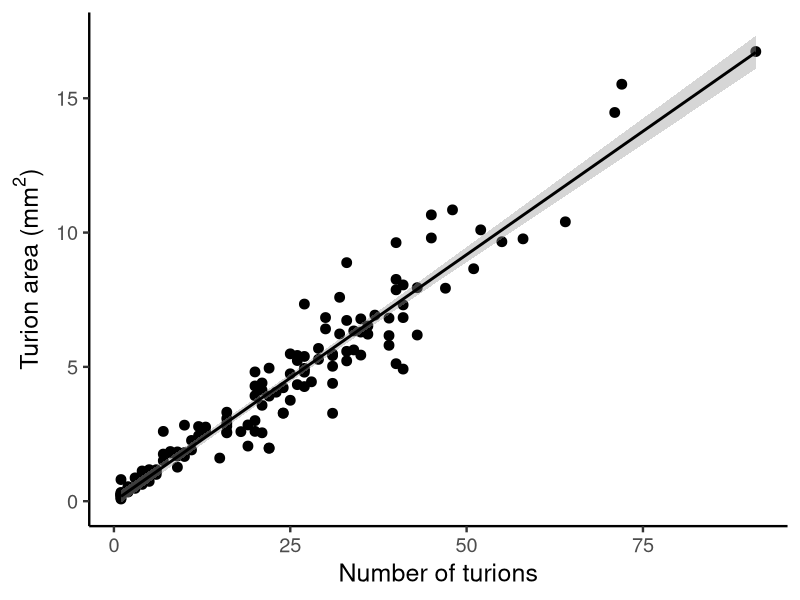
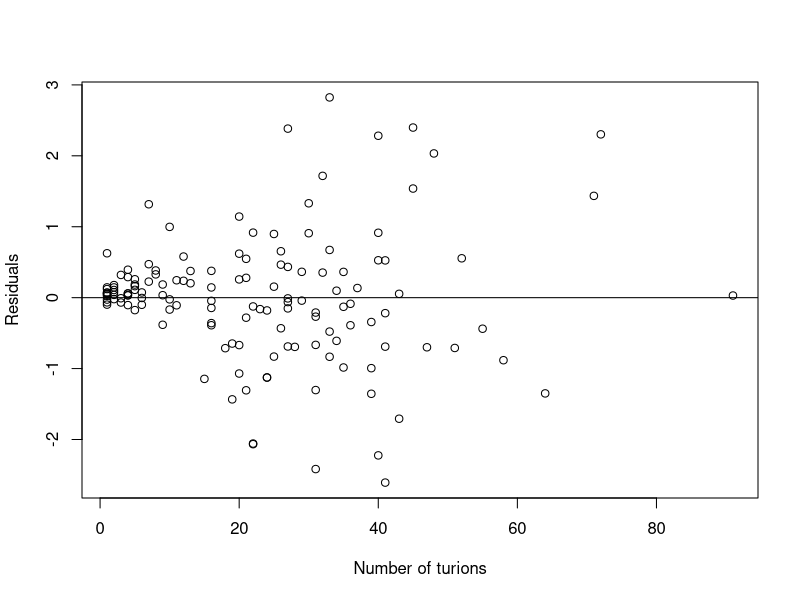
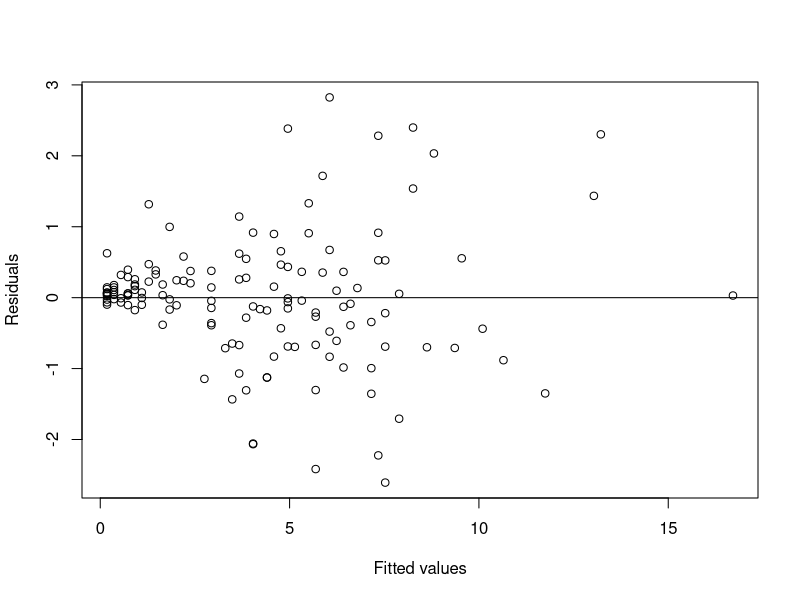
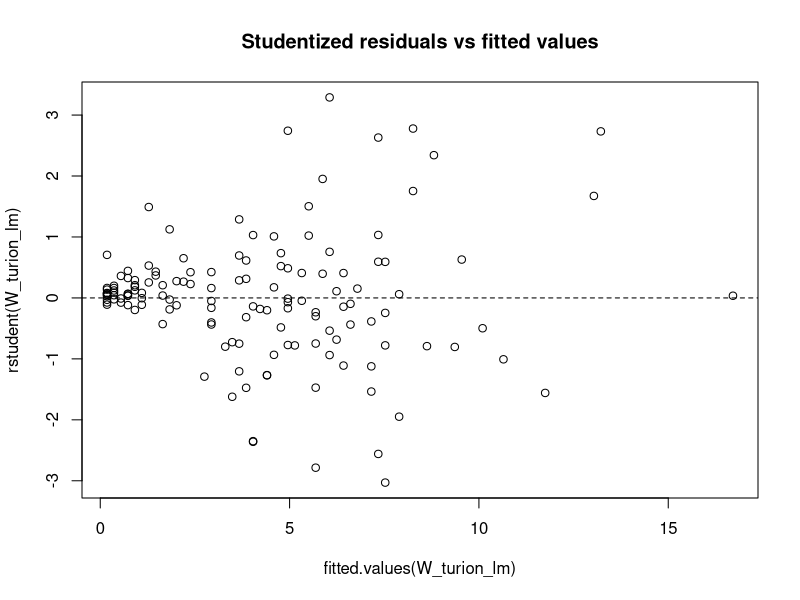
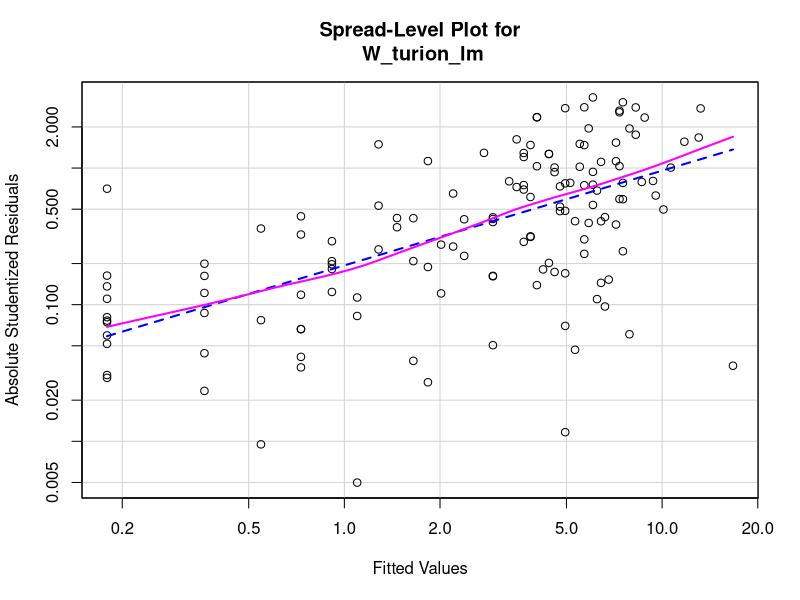
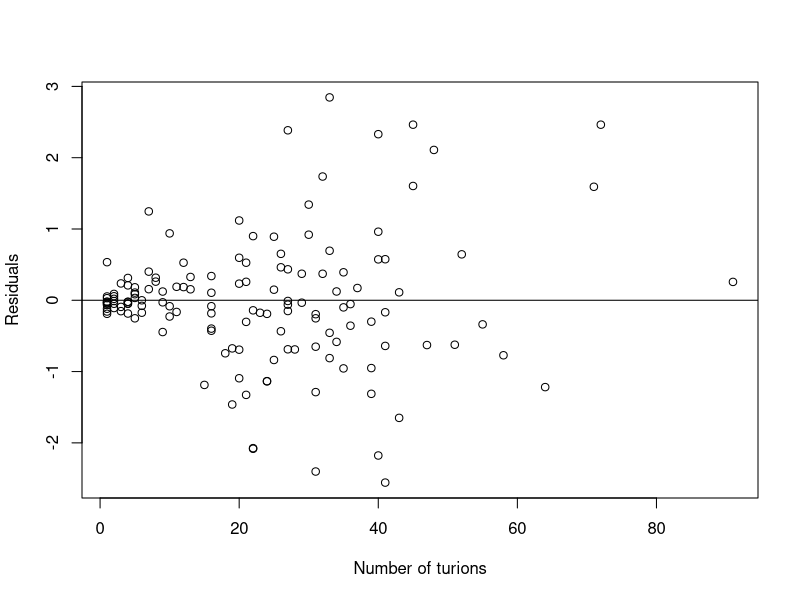
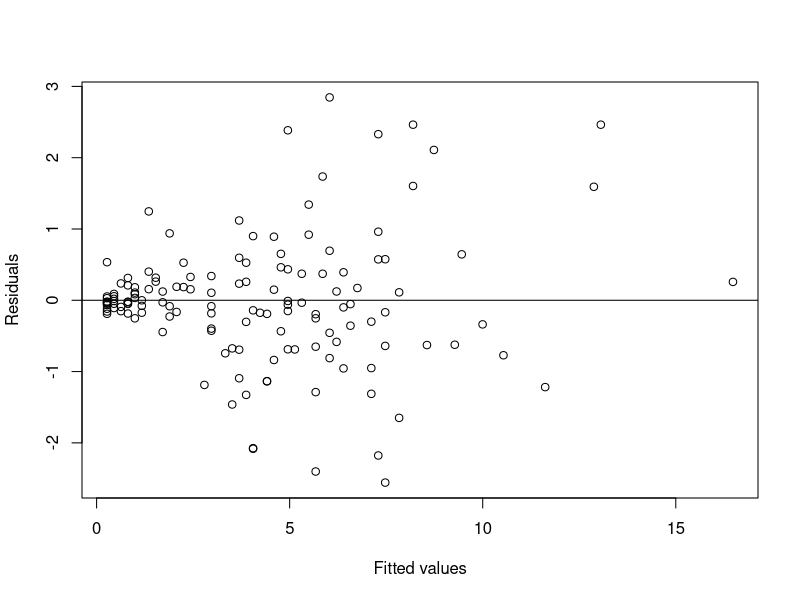
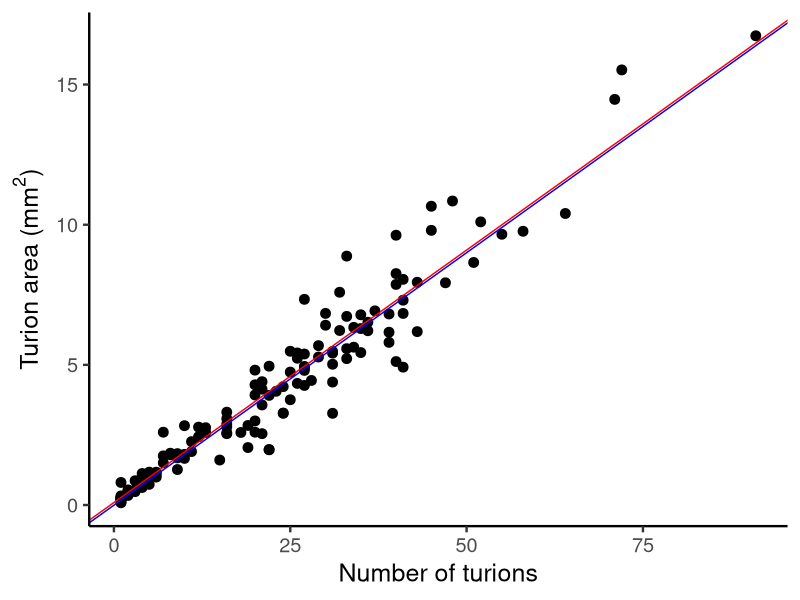

Source code (R) for these figures, in order: (Note: this script raises an error after producing the figures.)
############################################
# Turion # to Turion area                  #
# Conversion                               #
# Data from Fall 2012 Stoichiometry exp.   #
############################################
library(plyr)
library(ggplot2)

# import data 
data_turion_area <- read.csv("turion_area-FOR_CONVERSION_ONLY.csv")
head(data_turion_area)

# add a new variable that combines plate and well to use as an ID 
data_turion_area$id <- paste(data_turion_area$plate,data_turion_area$row,data_turion_area$col,sep="")

# reshape the data 
a <- reshape(data_turion_area, 
             idvar="id",
             varying = c("turion_area5","turion_area7","turion_area10","turion_area12"),
             times = c(5,7,10,12),
             timevar = "day",
             v.names = "turion_AREA",
             direction = "long")

b <- reshape(data_turion_area, 
             idvar="id",
             varying = c("turions5","turions7","turions10","turions12"),
             times = c(5,7,10,12),
             timevar = "day",
             v.names = "turion_NUMB",
             direction = "long")

# remove un-needed variables 
a[9:28] <- list(NULL)
b[9:28] <- list(NULL)

# merge 
data_turion_area_long <- merge(a,b)

# clean-up
row.names(data_turion_area_long) <- seq(nrow(data_turion_area_long)) # Re-name the rows so they're not so ugly

# check it out 
head(data_turion_area_long)

# Remove any cases that are 0,0
wolffia_data <- subset(data_turion_area_long, data_turion_area_long$species=="W")
wolffia_data <- subset(wolffia_data, wolffia_data$turion_NUMB > 0)
wolffia_data


###########
# Wolffia #
# OLS     #
###########
turion_area_WB <- ggplot(wolffia_data, aes(x=turion_NUMB,y=turion_AREA))
turion_area_WB <- turion_area_WB + geom_point(size=3)
#turion_area_WB <- turion_area_WB + ggtitle("Wolffia brasiliensis")
turion_area_WB <- turion_area_WB + xlab("Number of turions")
turion_area_WB <- turion_area_WB + ylab(expression(paste("Turion area (",mm^2,")",sep="")))
turion_area_WB <- turion_area_WB + theme_classic(base_size=18)
turion_area_WB <- turion_area_WB + geom_smooth(method='lm',colour="black")
turion_area_WB

# get the slope and intercept 
W_turion_lm <- lm(turion_AREA ~ turion_NUMB, data=wolffia_data)
summary(W_turion_lm)
# Intercept: -0.004554
# Slope: 0.183665 
# adj R sq: 0.9265

# test for heterogeneity of variance - Breusch-Pagan Test 
# The Breusch-Pagan test fits a linear regression model to the residuals of a linear regression model
# (by default the same explanatory variables are taken as in the main regression model) and rejects if
# too much of the variance is explained by the additional explanatory variables.
library(lmtest)
bptest(turion_AREA ~ turion_NUMB, data=wolffia_data)

# examine the residuals against the x values 
plot(wolffia_data$turion_NUMB, resid(W_turion_lm), ylab="Residuals", xlab="Number of turions") 
abline(0, 0) 

# examine the residuals against the fitted values of y
plot(W_turion_lm$fitted, resid(W_turion_lm), ylab="Residuals", xlab="Fitted values") 
abline(0, 0) 

plot(fitted.values(W_turion_lm),rstudent(W_turion_lm),main="Studentized residuals vs fitted values")
abline(h=0,lty=2)

library(car)
spreadLevelPlot(W_turion_lm)
# this suggests a power transformation 

##############
# Wolffia    #
# robust SEs #
##############
# http://polisci.msu.edu/jacoby/icpsr/regress3/lectures/week4/14.Heteroskedastic.pdf

library(car)

# hccm = "heterogeneity consistent covariance matrix"
sqrt(diag(hccm(W_turion_lm)))

# the squareroot of the HCCM matrix gives the robust SEs 

# define the robust.se function 
robust.se <- function(model) {
  s <- summary(model)
  wse <- sqrt(diag(hccm(model))) # these are your robust SEs (also called "White standard errors")
  t <- model$coefficients / wse # divide the original coefficients by the robust SE 
  p <- 2*pnorm(-abs(t)) 
  results <- cbind(model$coefficients, wse, t, p)
  dimnames(results) <- dimnames(s$coefficients)
  results
}

# use the robust.se function
robust.se(W_turion_lm)

###########
# Wolffia #
# WLS     #
###########
# get the slope and intercept 
W_turion_lm_weighted <- lm(turion_AREA ~ turion_NUMB, data=wolffia_data, weights=1/(wolffia_data$turion_NUMB^2))
summary(W_turion_lm_weighted)
# Intercept: 0.090386
# Slope: 0.180118
# adj R sq: 0.9452

# examine the residuals against the x values 
plot(wolffia_data$turion_NUMB, resid(W_turion_lm_weighted), ylab="Residuals", xlab="Number of turions") 
abline(0, 0) 

# examine the residuals against the fitted values of y
plot(W_turion_lm_weighted$fitted, resid(W_turion_lm_weighted), ylab="Residuals", xlab="Fitted values") 
abline(0, 0) 

#######################
# plot both OLS & WLS #
#######################
turion_area_WB_2 <- ggplot(wolffia_data, aes(x=turion_NUMB,y=turion_AREA))
turion_area_WB_2 <- turion_area_WB_2 + geom_point(size=3)
turion_area_WB_2 <- turion_area_WB_2 + xlab("Number of turions")
turion_area_WB_2 <- turion_area_WB_2 + ylab(expression(paste("Turion area (",mm^2,")",sep="")))
turion_area_WB_2 <- turion_area_WB_2 + theme_classic(base_size=18)
turion_area_WB_2 <- turion_area_WB_2 + geom_abline(intercept=-0.004554,slope=0.180118,colour="blue") # this is the OLS line 
turion_area_WB_2 <- turion_area_WB_2 + geom_abline(intercept=0.090386,slope=0.180118,colour="red") # this is the WLS line 
turion_area_WB_2

ggsave("turion_numb_to_area - Wolffia - OLS & WLS.jpg",turion_area_WB_2,height=6,width=6)


#############
# Spirodela #
#############
turion_area_SP <- ggplot(subset(data_turion_area_long, data_turion_area_long$species=="S"), aes(x=turion_NUMB,y=turion_AREA))
turion_area_SP <- turion_area_SP + geom_point(size=3)
turion_area_SP <- turion_area_SP + ggtitle("Spirodela polyrhiza")
turion_area_SP <- turion_area_SP + xlab("Number of turions")
turion_area_SP <- turion_area_SP + ylab("Turion area (sq. mm)")
turion_area_SP <- turion_area_SP + theme_bw(base_size=18)
turion_area_SP <- turion_area_SP + geom_smooth(method='lm')
turion_area_SP

# get the subset of spirodela data where theere is a single turion 
single_spirodel_turions <- subset(data_turion_area_long, data_turion_area_long$species=="S" & data_turion_area_long$turion_NUMB==1)
# plot a histogram 
hist(single_spirodel_turions$turion_AREA,xlab="Turion area (sq.mm)")

# frequency distribution for size of single turions
turion_area_SP2 <- ggplot(single_spirodel_turions, aes(x=turion_AREA))
turion_area_SP2 <- turion_area_SP2 + geom_histogram(binwidth=0.5,colour="black",fill="grey")
turion_area_SP2 <- turion_area_SP2 + ylab("Frequency")
turion_area_SP2 <- turion_area_SP2 + xlab(expression(paste("Turion area (",mm^2,")",sep="")))
turion_area_SP2 <- turion_area_SP2 + theme_classic(base_size=18)
turion_area_SP2 <- turion_area_SP2 +geom_vline(x=2.793108, linetype="dashed")
turion_area_SP2

# summary statistics
numb_area <- length(single_spirodel_turions$turion_AREA)
mean_area <- mean(single_spirodel_turions$turion_AREA) # 2.793108
sd_area <- sd(single_spirodel_turions$turion_AREA)
se_area <- sd_area/sqrt(numb_area)
error <- qnorm(0.975)*sd_area/sqrt(numb_area)
lower <- mean_area - error
upper <- mean_area + error
